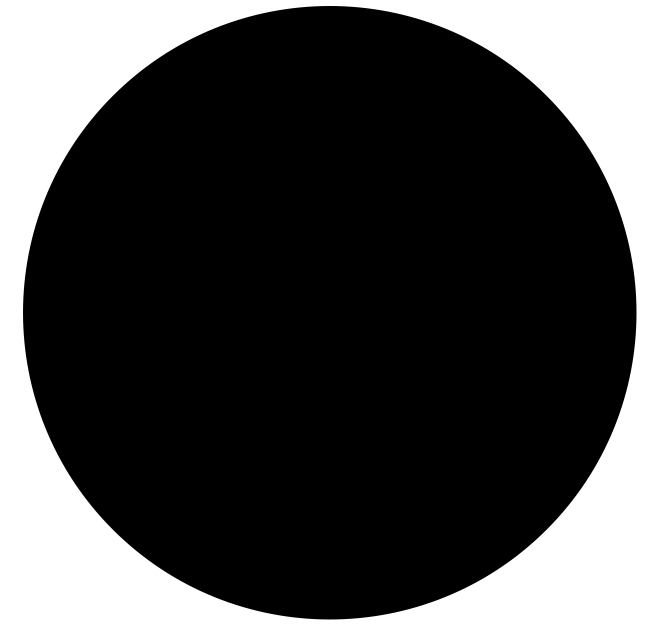
%> input picture data/cues/circle.png, 670 x 636 px
$ octave create_experiment.m   (GNU Octave 9; MATLAB toolbox functions it lacks are replaced by stand-ins)
%> lines starting %> are read from the running program, lines starting %| are printed output that depends on the picture
### ops/play_neutral.m
function tone = play_neutral(frequency,duration)
%%%%%%%%%%%%%%%%%%%%%%%%%%%%%%%%%%%%%%%%%%%%%%%%%%%%%%%%%%%%%%%%%%%%%%%%%%%
% Generates and plays a sine wave stimulus of specified duration and
% frequency. The onset is windowed.
%
% Moritz Gruber, May 2018
%%%%%%%%%%%%%%%%%%%%%%%%%%%%%%%%%%%%%%%%%%%%%%%%%%%%%%%%%%%%%%%%%%%%%%%%%%%
tic
% Unpack inputs, set constants
% -------------------------------------------------------------------------
d = duration;
f = frequency;
sf = 44100;
nsamples = sf*d;
time = 0:1/sf:d;

% Generate sine wave, and window
% -------------------------------------------------------------------------

tone = sin(2*pi*f*time);
win_1 = hamming(nsamples)';
win_2 = ones(1,nsamples);
win = [win_1(1:nsamples/2) win_2(nsamples/2:end)];

% Apply window, play sound
% -------------------------------------------------------------------------

tone = win.*tone;
%tone = [tone  flip(tone)];
%tone = flip(mean(tone)-tone);

sound(tone,sf);
end

### ops/experiment/create_experiment.m
%%%%%%%%%%%%%%%%%%%%%%%%%%%%%%%%%%%%%%%%%%%%%%%%%%%%%%%%%%%%%%%%%%%%%%%%%%%
%
% This script contains the code for the preparation of the
% 'natural-aversive conditioning' experiment.
%
% This includes:
%   - Reading in the visual and specifying auditory stimuli
%   - Generating cue, ITI and stimuli sequences from the choosen PD
%   - Binding all content together into a struct.

clc; clear; close all;

metadata = struct();

% Experiment specific hyperparameter
metadata.trials = 150;
metadata.trials_per_pd = 30;
metadata.pds = [0.9, 0.1, 0.5, 0.8, 0.2];
metadata.cue_presentation_time = 0.4;
metadata.response_awaiting_time = 1.2;


% Make fixation cross
% Insight: Fixation cross and cues need to have the same size, otherwise
% the image update call does not work properly.
fix_cross_size = [601,601];
fix_cross = ones(fix_cross_size);
fix_cross(301,250:350) = 0;
fix_cross(250:350,301) = 0;
metadata.fixation_cross = fix_cross;

%%

% Reading in cues
circle = imread('data/cues/circle.png'); % Cue for sound (neutral or aversive)
%> circle is the input picture: size 636x670x3 uint8; min 0, max 255, mean 78.1
circle = imresize(circle,fix_cross_size);
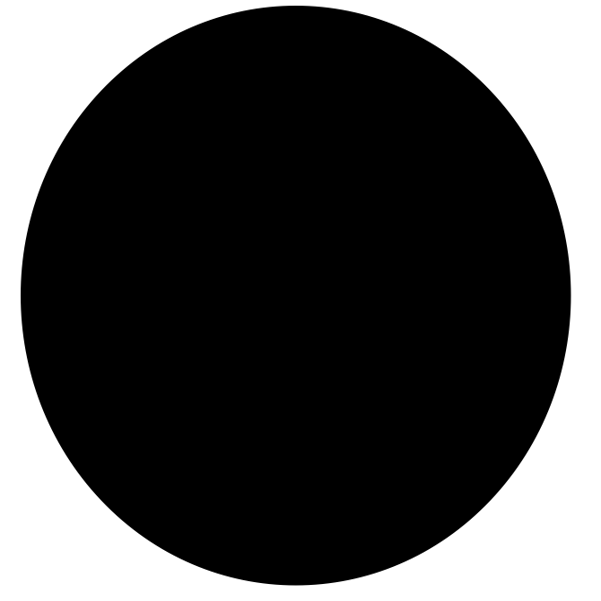
%> circle: size 601x601x3 uint8; min 0, max 255, mean 78.1
circle = double(circle(:,:,1));
%> circle: size 601x601 double

square = imread('data/cues/square.png'); % Cue for no sound
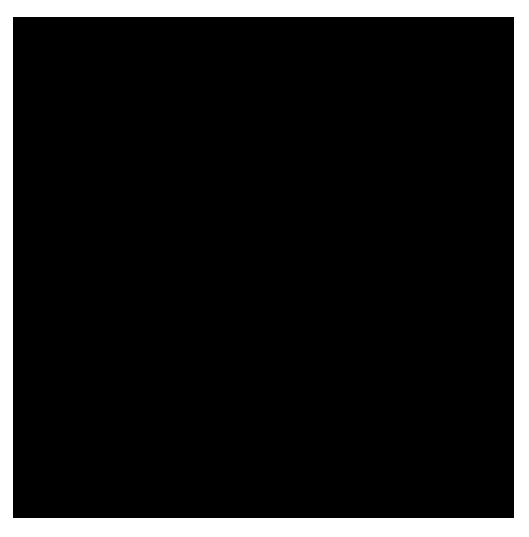
%> input picture data/cues/square.png, 1058 x 1074 px (shown at 1/2 size)
%> square is the input picture: size 1074x1058x3 uint8; mean R, G, B 29.7, 29.7, 29.7
square = imresize(square, fix_cross_size);
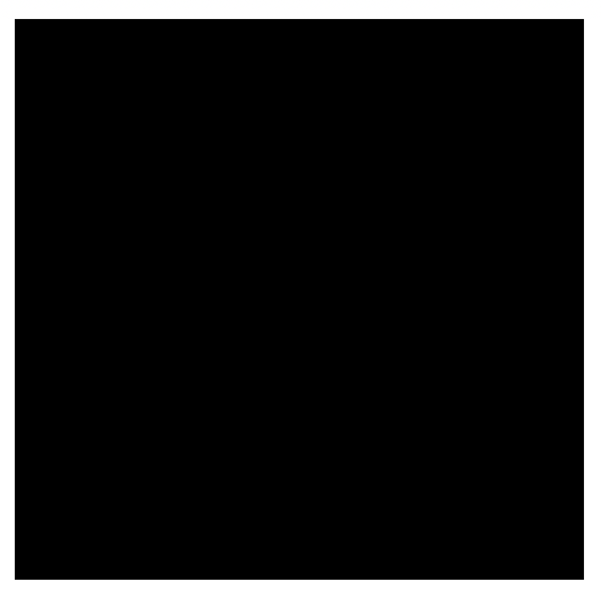
%> square: size 601x601x3 uint8; mean R, G, B 29.7, 29.7, 29.7
square = double(square(:,:,1));
%> square: size 601x601 double

metadata.cue_images = {square; circle}; % Position 1 = cue for no sound, 2 for sound
%> metadata.cue_images = 2 items

prompt_img = imread('data/cues/press_prompt.png');
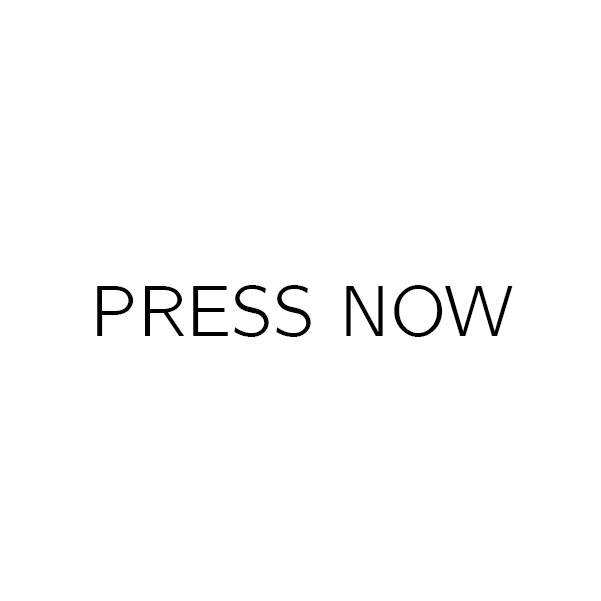
%> input picture data/cues/press_prompt.png, 601 x 601 px
%> prompt_img is the input picture: size 601x601x3 uint8; min 0, max 255, mean 251.6
prompt_img = double(prompt_img(:,:,1));
%> prompt_img: size 601x601 double
metadata.prompt_image = prompt_img;


% Sound parameter
metadata.sound_duration = 1;
metadata.sound_sampling_rate = 44100;

% Neutral sound
metadata.sound_neutral = play_neutral(200,metadata.sound_duration);
%> in play_neutral, `d = duration;`: d = 1
%> in play_neutral, `nsamples = sf*d;`: nsamples = 44100


% Generate inter-trial-intervals
metadata.ITI = ((rand(metadata.trials,1)-0.5)*1000 + 1000)/1000;

% Generate cue-sequence
% 0 denotes cue for no sound, 1 for sound (neutral or aversive)
metadata.cues = randi([0 1],metadata.trials,1);

% Generate stimuli sequence. Again, 0 -> no sound, 1 -> sound
metadata.stimuli = zeros(metadata.trials,1);
for k = 1:length(metadata.stimuli)

    if metadata.cues(k)
        prob_for_sound = metadata.pds(ceil(k/metadata.trials_per_pd));
    else
        prob_for_sound = 1 - metadata.pds(ceil(k/metadata.trials_per_pd));
    end
    r = rand();

    if r <= prob_for_sound
        metadata.stimuli(k) = 1;
    else
        metadata.stimuli(k) = 0;
    end

end
%> this loop made 150 passes
%> prob_for_sound on passes 1 to 12: 0.9, 0.9, 0.1, 0.9, 0.9, 0.1, 0.1, 0.9, 0.1, 0.1, 0.1, 0.1
%> after the loop, metadata = {trials 150, trials_per_pd 30, pds [0.9 0.1 0.5 0.8 0.2], cue_presentation_time 0.4, response_awaiting_time 1.2, sound_duration 1}; prob_for_sound = 0.2

% Generate some training data
metadata.train = struct();
metadata.train.cues = randi([0 1],15,1);
metadata.train.ITI = ((rand(15,1)-0.5)*1000 + 1000)/1000;
metadata.train.stimuli = zeros(15,1);
for k = 1:15
    if metadata.train.cues(k)
        metadata.train.stimuli(k) = 1;
    end
end


save('data/metadata.mat','metadata')
